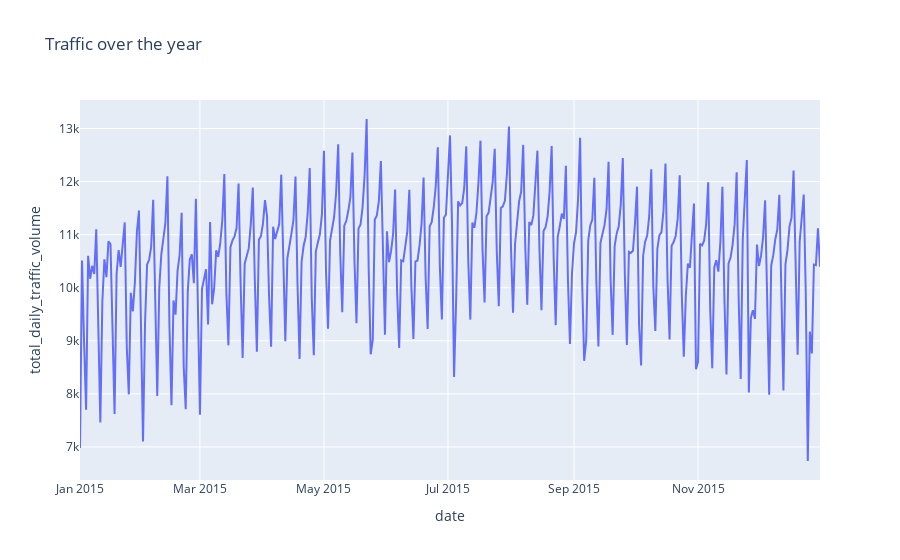

Notebook cell for this chart:
### Markdown cell above
We can see that through the month, traffic remains similar. If we look closely, there is small increase towards the end of the month but the increase is almost negligible.

### Code cell
year_fig = px.line(dot_traffic.groupby(['date'])['total_daily_traffic_volume'].mean().reset_index(),
               x="date",
               y='total_daily_traffic_volume',
               title='Traffic over the year')
year_fig.update_yaxes(automargin=True)

year_fig.show()

### Figure 1 — Plotly figure (JSON) as saved in the notebook; plotly's stock layout.template omitted (floating-point values rounded to 4 significant figures; data arrays with more than 128 entries replaced by an {"elided": "..."} marker saying what was removed)
{"data": [{"hovertemplate": "date=%{x}<br>total_daily_traffic_volume=%{y}<extra></extra>", "legendgroup": "", "line": {"color": "#636efa", "dash": "solid"}, "mode": "lines", "name": "", "orientation": "v", "showlegend": false, "type": "scatter", "x": {"elided": "365 str values"}, "xaxis": "x", "y": {"elided": "365 float values"}, "yaxis": "y"}], "layout": {"legend": {"tracegroupgap": 0}, "title": {"text": "Traffic over the year"}, "xaxis": {"anchor": "y", "domain": [0, 1], "title": {"text": "date"}}, "yaxis": {"anchor": "x", "automargin": true, "domain": [0, 1], "title": {"text": "total_daily_traffic_volume"}}}}
